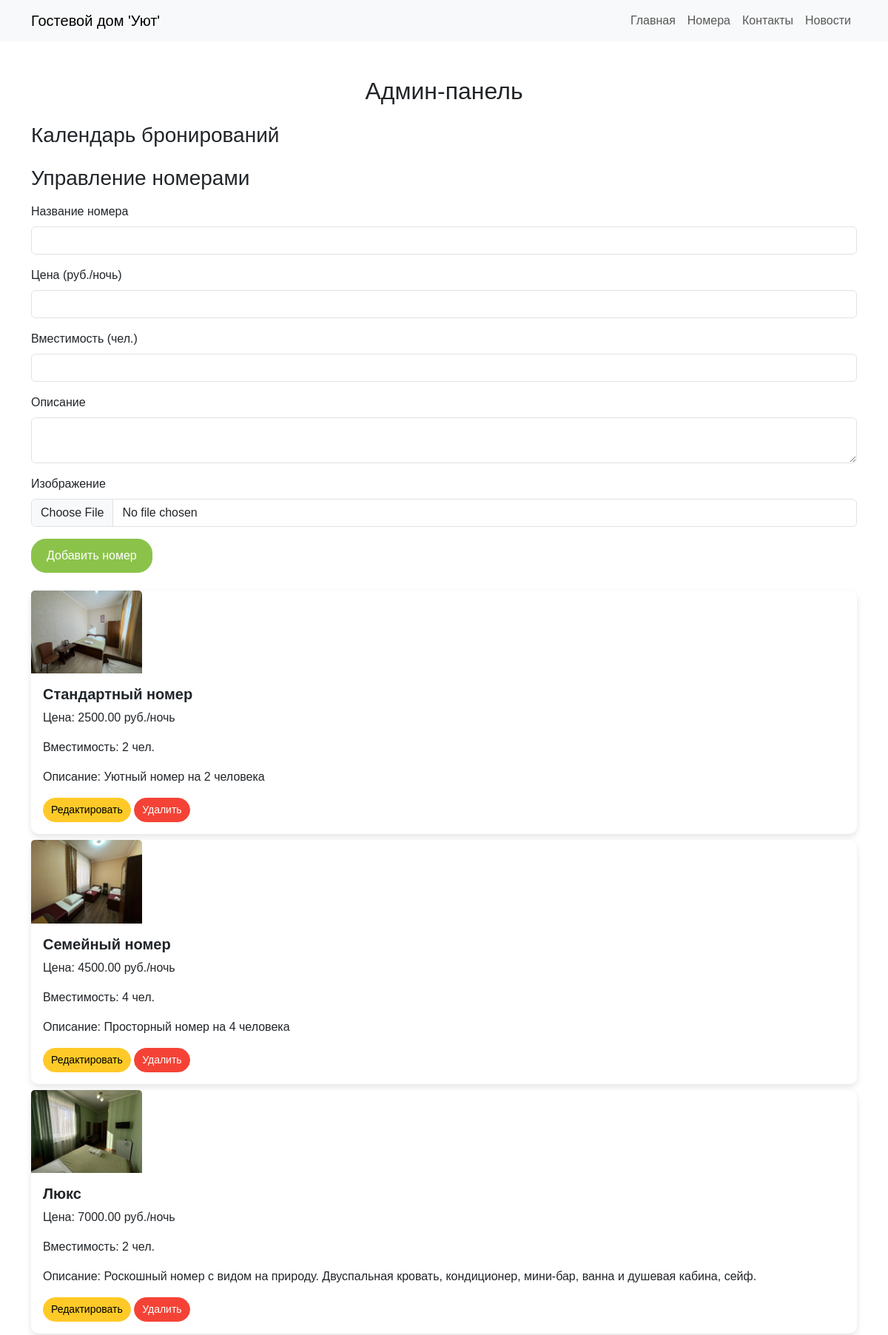
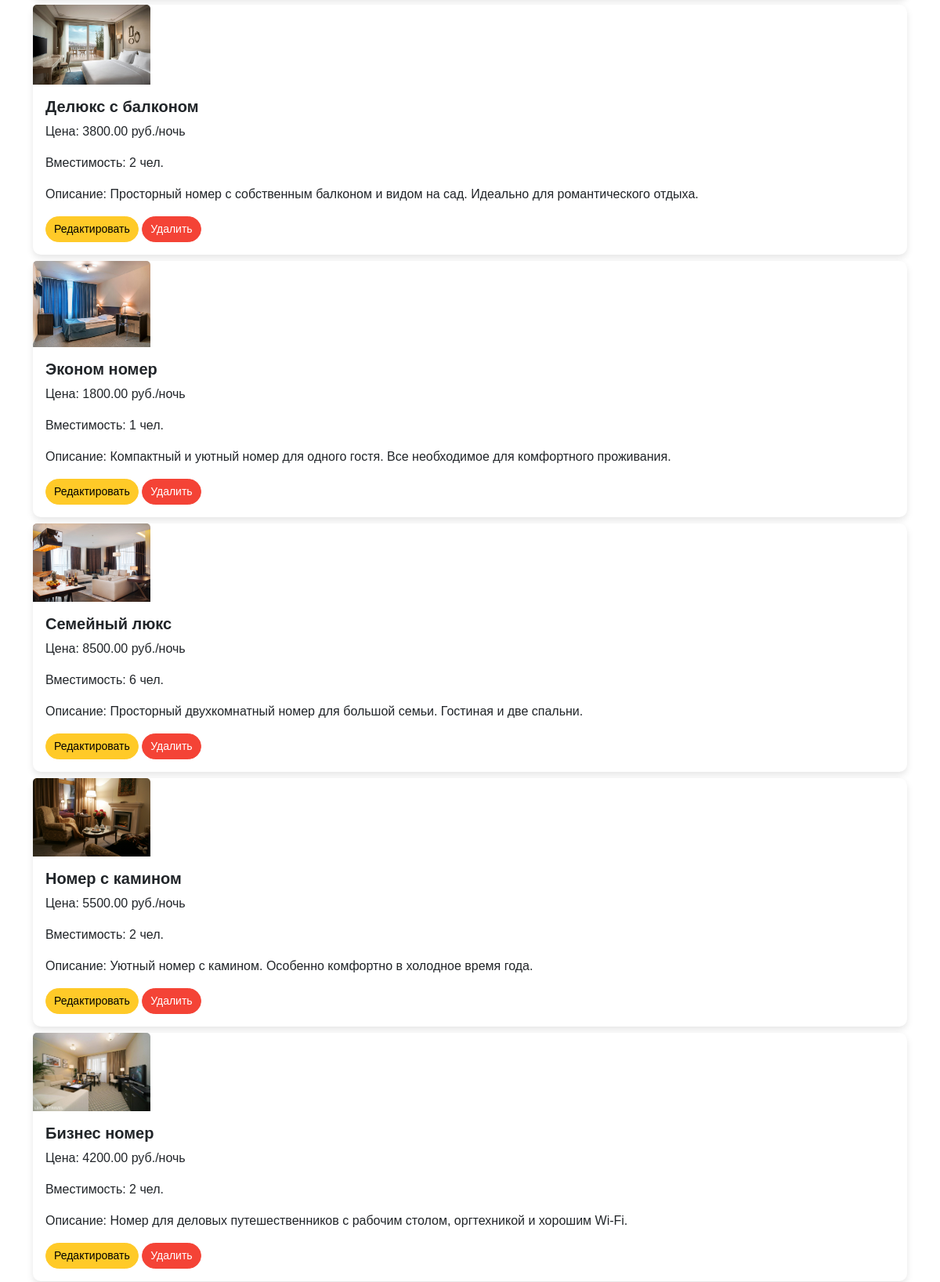
The page /admin.php (signed in, upper part) on the database its author committed (2 pictures, top to bottom).
### tables this page shows
CREATE TABLE IF NOT EXISTS `rooms` (
  `id` int(11) NOT NULL AUTO_INCREMENT,
  `name` varchar(100) NOT NULL,
  `price` decimal(10,2) NOT NULL,
  `capacity` int(11) NOT NULL,
  `description` text,
  `image_url` varchar(255) DEFAULT NULL,
  PRIMARY KEY (`id`)
);

### admin.php (the view, shortened to what this page needs)
<?php
include 'db/connect.php';
$edit_room = null;
$rooms = $conn->query("SELECT * FROM rooms");
?>
<!DOCTYPE html>
<html lang="ru">
<head>
    <link href="https://cdn.jsdelivr.net/npm/bootstrap@5.3.0/dist/css/bootstrap.min.css" rel="stylesheet">
    <link rel="stylesheet" href="https://cdn.jsdelivr.net/npm/flatpickr/dist/flatpickr.min.css">
    <link href="css/admin.css" rel="stylesheet">
</head>
<body>
    <div class="d-flex flex-column min-vh-100">
        <nav class="navbar navbar-expand-lg navbar-light bg-light">
            <div class="container">
                <a class="navbar-brand" href="index.php">Гостевой дом 'Уют'</a>
                <div class="collapse navbar-collapse" id="navbarNav">
                    <ul class="navbar-nav ms-auto">
                        <li class="nav-item">
                            <a class="nav-link" href="index.php">Главная</a>
                        </li>
                        <li class="nav-item">
                            <a class="nav-link" href="rooms.php">Номера</a>
                        </li>
                        <li class="nav-item">
                            <a class="nav-link" href="contacts.php">Контакты</a>
                        </li>
                        <li class="nav-item">
                            <a class="nav-link" href="news.php">Новости</a>
                        </li>
                    </ul>
                </div>
            </div>
        </nav>
        <main class="flex-grow-1">
            <section class="py-5">
                <div class="container">
                    <h2 class="text-center mb-4">Админ-панель</h2>
                    <h3 class="mb-3">Календарь бронирований</h3>
                    <h3 class="mb-3" id="rooms-form">Управление номерами</h3>
                    <form method="POST" enctype="multipart/form-data" class="mb-4">
                        <div class="mb-3">
                            <label for="name" class="form-label">Название номера</label>
                            <input type="text" class="form-control" id="name" name="name" value="<?php echo htmlspecialchars($edit_room['name'] ?? ''); ?>" required>
                        </div>
                        <div class="mb-3">
                            <label for="price" class="form-label">Цена (руб./ночь)</label>
                            <input type="number" class="form-control" id="price" name="price" value="<?php echo htmlspecialchars($edit_room['price'] ?? ''); ?>" required>
                        </div>
                        <div class="mb-3">
                            <label for="capacity" class="form-label">Вместимость (чел.)</label>
                            <input type="number" class="form-control" id="capacity" name="capacity" value="<?php echo htmlspecialchars($edit_room['capacity'] ?? ''); ?>" required>
                        </div>
                        <div class="mb-3">
                            <label for="description" class="form-label">Описание</label>
                            <textarea class="form-control" id="description" name="description" rows="2"><?php echo htmlspecialchars($edit_room['description'] ?? ''); ?></textarea>
                        </div>
                        <div class="mb-3">
                            <label for="image_file" class="form-label">Изображение</label>
                            <input type="file" class="form-control" id="image_file" name="image_file" accept=".jpg,.jpeg,.png,.gif">
                        </div>
                        <button type="submit" class="btn btn-primary"><?php echo isset($_GET['edit_room']) ? 'Обновить номер' : 'Добавить номер'; ?></button>
                    </form>
                    <div class="mt-3">
                        <?php
                        $rooms->data_seek(0);
                        while ($room = $rooms->fetch_assoc()): ?>
                            <div class="card mb-2">
                                <?php if ($room['image_url']): ?>
                                    <img src="<?php echo htmlspecialchars($room['image_url']); ?>" class="card-img-top" alt="<?php echo htmlspecialchars($room['name']); ?>" style="max-width: 150px; height: auto;">
                                <?php endif; ?>
                                <div class="card-body">
                                    <h5 class="card-title"><?php echo htmlspecialchars($room['name']); ?></h5>
                                    <p class="card-text">Цена: <?php echo htmlspecialchars($room['price']); ?> руб./ночь</p>
                                    <p class="card-text">Вместимость: <?php echo htmlspecialchars($room['capacity']); ?> чел.</p>
                                    <p class="card-text">Описание: <?php echo htmlspecialchars($room['description'] ?? 'Не указано'); ?></p>
                                    <a href="admin.php?edit_room=<?php echo $room['id']; ?>#rooms-form" class="btn btn-warning btn-sm">Редактировать</a>
                                    <a href="admin.php?delete_room=<?php echo $room['id']; ?>" class="btn btn-danger btn-sm" onclick="return confirm('Вы уверены, что хотите удалить этот номер?');">Удалить</a>
                                </div>
                            </div>
                        <?php endwhile; ?>
                    </div>
                </div>
            </section>
        </main>
    </div>
</body>
</html>

### css/admin.css (style rules this page uses)
body { margin: 0; font-family: 'Arial', sans-serif; }
.d-flex { display: flex; flex-direction: column; min-height: 100vh; }
main { flex-grow: 1; }
.card { border: none; border-radius: 10px; box-shadow: 0 4px 8px rgba(0, 0, 0, 0.1); }
.card-title { font-size: 1.25rem; font-weight: 600; }
.btn-primary { background-color: #8bc34a; border-color: #8bc34a; border-radius: 20px; padding: 10px 20px; }
.btn-warning { background-color: #ffca28; border-color: #ffca28; border-radius: 20px; padding: 5px 10px; }
.btn-danger { background-color: #f44336; border-color: #f44336; border-radius: 20px; padding: 5px 10px; }

### admin.php (style rules this page uses)
html { -webkit-text-size-adjust: 100%; text-size-adjust: 100%; }
body { -webkit-text-align: -webkit-match-parent; text-align: match-parent; }
.card-img-top { max-width: 150px; height: auto; }

### rows shown on the page
rooms: image_url (picture), name "Стандартный номер", price "2500.00", capacity "2", description "Уютный номер на 2 человека"
rooms: image_url (picture), name "Семейный номер", price "4500.00", capacity "4", description "Просторный номер на 4 человека"
rooms: image_url (picture), name "Люкс", price "7000.00", capacity "2", description "Роскошный номер с видом на природу. Двуспальная кровать, кондиционер, мини-бар, ванна и душевая кабина, сейф."
rooms: image_url (picture), name "Делюкс с балконом", price "3800.00", capacity "2", description "Просторный номер с собственным балконом и видом на сад. Идеально для романтического отдыха."
rooms: image_url (picture), name "Эконом номер", price "1800.00", capacity "1", description "Компактный и уютный номер для одного гостя. Все необходимое для комфортного проживания."
rooms: image_url (picture), name "Семейный люкс", price "8500.00", capacity "6", description "Просторный двухкомнатный номер для большой семьи. Гостиная и две спальни."
rooms: image_url (picture), name "Номер с камином", price "5500.00", capacity "2", description "Уютный номер с камином. Особенно комфортно в холодное время года."
rooms: image_url (picture), name "Бизнес номер", price "4200.00", capacity "2", description "Номер для деловых путешественников с рабочим столом, оргтехникой и хорошим Wi-Fi."
